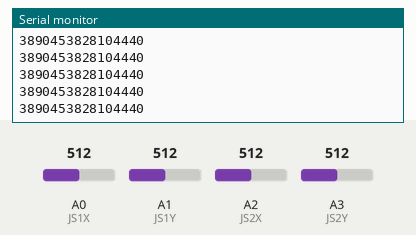
This sketch was run on a simulated Arduino Uno, built with avr-gcc and run on an emulated ATmega328P. On the bench: the last lines printed to the serial monitor. Inputs (shaded band) come from the test bench; at power-on: A0 (JS1X) = 512, A1 (JS1Y) = 512, A2 (JS2X) = 512, A3 (JS2Y) = 512. No radio packets arrive unless stated.

Above: at 1.2 s.
1.3 s: A0 (JS1X) set to 716
At 1.34 s:
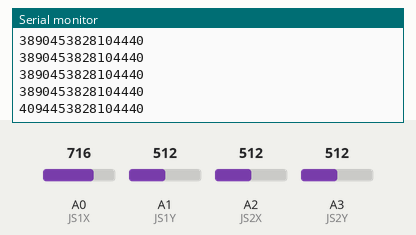
2.8 s: A1 (JS1Y) set to 716
At 2.88 s:
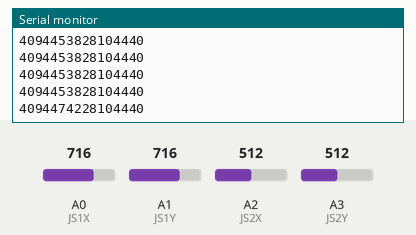
4.3 s: A2 (JS2X) set to 716
At 4.31 s:
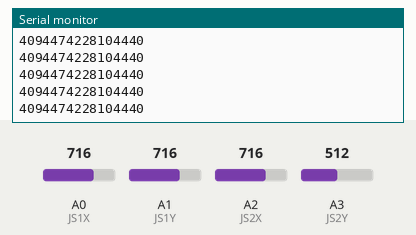
5.8 s: A3 (JS2Y) set to 716
At 5.85 s:
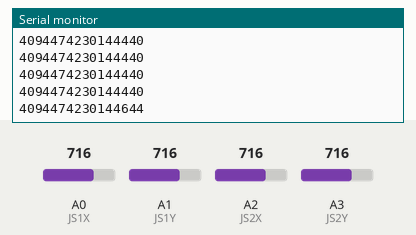
7.3 s: A0 (JS1X) set to 992
At 7.39 s:
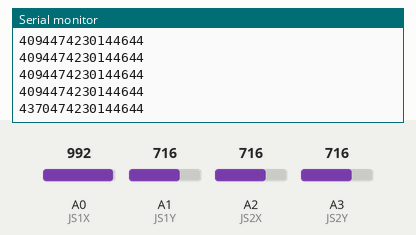
8.8 s: A1 (JS1Y) set to 992
At 8.82 s:
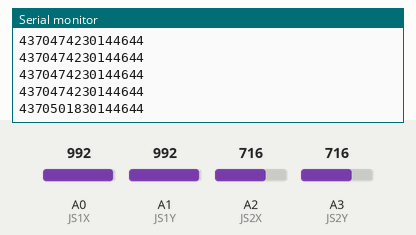

The sketch:

verici_RF24.ino
```cpp
#include <SPI.h>
#include <nRF24L01.h>
#include <RF24.h>

#define JS1X      A0
#define JS1Y      A1
#define JS2X      A2
#define JS2Y      A3

int j1x, j1y, j2x, j2y;

RF24 radio(9, 8);  // CE, CSN

const byte address[6] = "00249"; //address

void setup() {
  //Transmitter
  radio.begin();
  radio.openWritingPipe(address);
  radio.stopListening();

  //pinModes
  pinMode(JS1X, INPUT);
  pinMode(JS1Y, INPUT);
  pinMode(JS2X, INPUT);
  pinMode(JS2Y, INPUT);

  //Serial Begin
  Serial.begin(9600);
  Serial.println("setup - Transmitter");
}

void loop() {
  //Joystick Inputs
  j1x = analogRead(JS1X) + 3378;
  j1y = analogRead(JS1Y) + 4026;
  j2x = analogRead(JS2X) + 2298;
  j2y = analogRead(JS2Y) + 3928;

  String out = (String)j1x + j1y + j2x + j2y;
  char charBuf[17];

  Serial.println(out);

  out.toCharArray(charBuf, 17);
  radio.write(&charBuf, sizeof(charBuf));
  delay(100);
}
```

Measured:
- after the input at 1.3 s, the serial monitor: prints a new line at once (image 1)
- after the input at 2.8 s, the serial monitor: prints a new line after 0.08 s (image 2)
- after the input at 5.8 s, the serial monitor: prints a new line after 0.05 s (image 4)
- after the input at 7.3 s, the serial monitor: prints a new line after 0.08 s (image 5)
- after the input at 8.8 s, the serial monitor: prints a new line at once (image 6)
